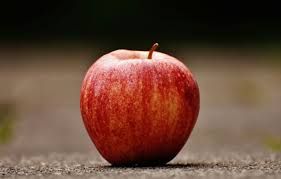
#> input picture apple.jpg, 281 x 179 px, found by its file name
$ python threshold.py
#> lines starting #> are read from the running program, lines starting #| are printed output that depends on the picture; after the words box and inside, x2 and y2 are one past the last pixel; in counts of white or black regions, pixels touching at a corner belong together
import os
import cv2

img_path = r'D:\PYTHON\open_CV\apple.jpg'

img = cv2.imread(img_path)
#> img is the input picture: shape (179, 281, 3); mean B, G, R 55.9, 70.6, 101.7
cv2.imshow('frame',img)

#Thresholding
img_gray = cv2.cvtColor(img, cv2.COLOR_BGR2GRAY)
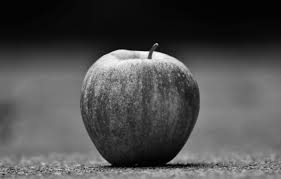
#> img_gray: shape (179, 281); min 0, max 252, mean 78.2
ret, thresh = cv2.threshold(img_gray, 80,255,cv2.THRESH_BINARY)
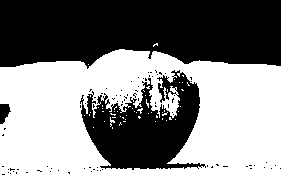
#> thresh: shape (179, 281); 52% white; 84 black regions (81 under 20 px), largest, box (x1, y1, x2, y2) and area: (0, 0, 281, 69) 16912, (80, 70, 206, 170) 6915, (0, 104, 11, 124) 153
thresh = cv2.blur(thresh,(10,10))
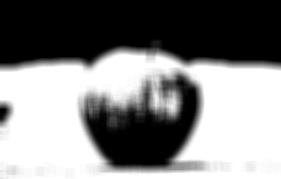
#> thresh: shape (179, 281); min 0, max 255, mean 131.8
ret, thresh = cv2.threshold(thresh, 80,255,cv2.THRESH_BINARY)
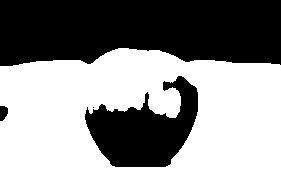
#> thresh: shape (179, 281); 55.5% white; 4 black regions (1 under 20 px), largest, box (x1, y1, x2, y2) and area: (0, 0, 281, 66) 16554, (85, 76, 198, 167) 5752, (0, 106, 8, 121) 97


cv2.imshow('thresh', thresh)

cv2.waitKey(0)

$ run again, with buttt.jpg copied over apple.jpg
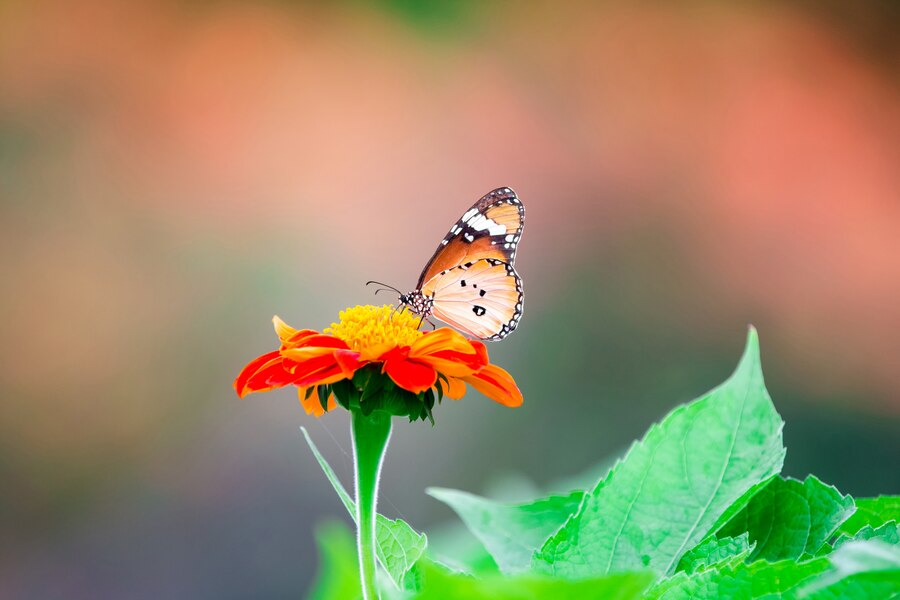
#> input picture buttt.jpg, 900 x 600 px, found by its file name
#> img is the input picture: shape (600, 900, 3); mean B, G, R 101.9, 138, 152
#> `img_gray = cv2.cvtColor(img, cv2.COLOR_BGR2GRAY)`:
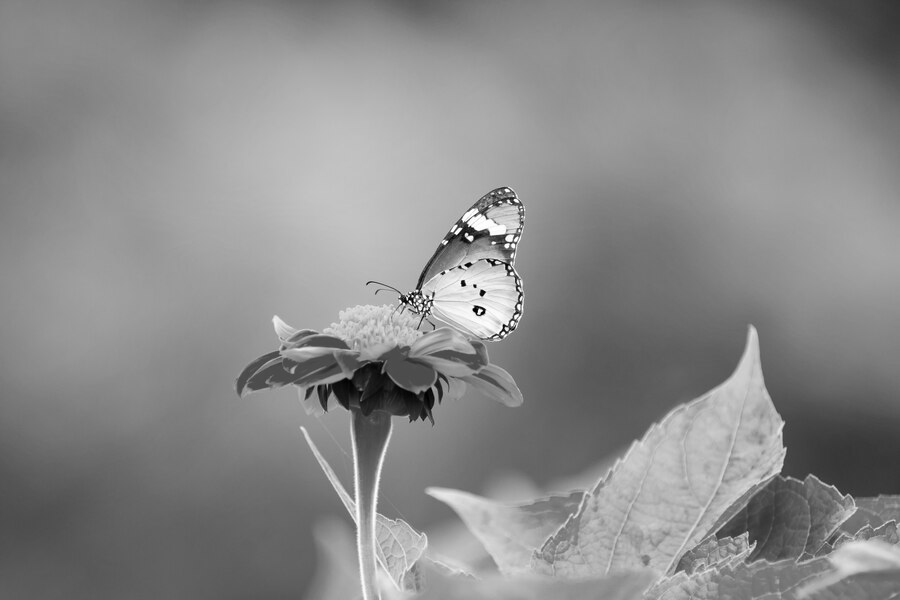
#> img_gray: shape (600, 900); min 1, max 255, mean 138.1
#> `ret, thresh = cv2.threshold(thresh, 80,255,cv2.THRESH_BINARY)`:
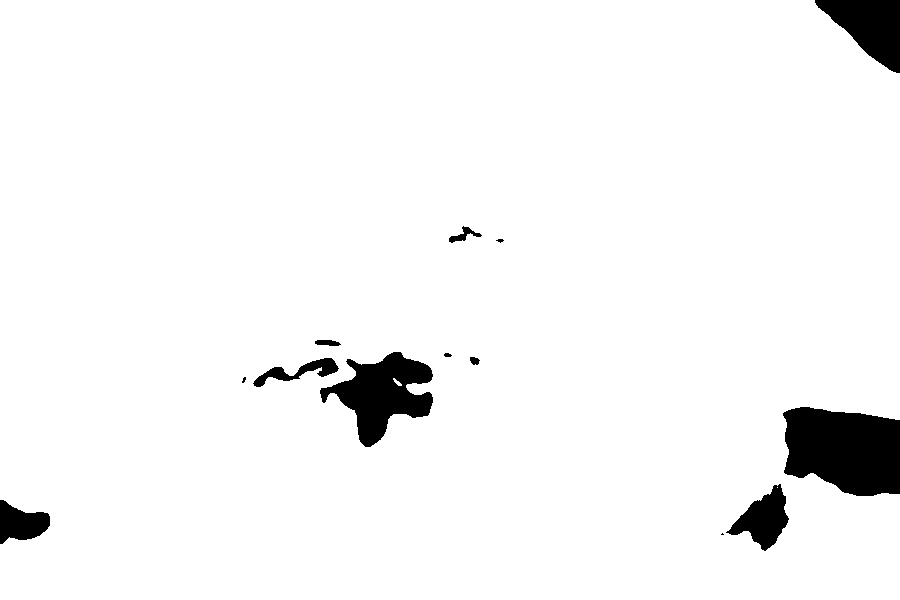
#> thresh: shape (600, 900); 95.9% white; 13 black regions (3 under 20 px), largest, box (x1, y1, x2, y2) and area: (783, 407, 900, 496) 8451, (320, 352, 433, 447) 5380, (815, 0, 900, 73) 3571

$ run again, with paper.png saved as apple.jpg
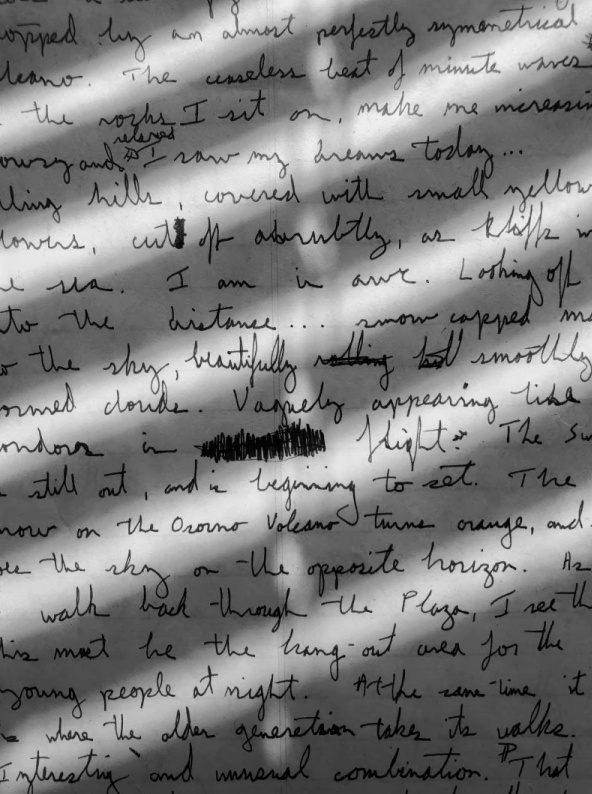
#> input picture paper.png, 592 x 794 px, found by its file name
#> img is the input picture: shape (794, 592, 3); min 0, max 243, mean 126.1
#> `ret, thresh = cv2.threshold(img_gray, 80,255,cv2.THRESH_BINARY)`:
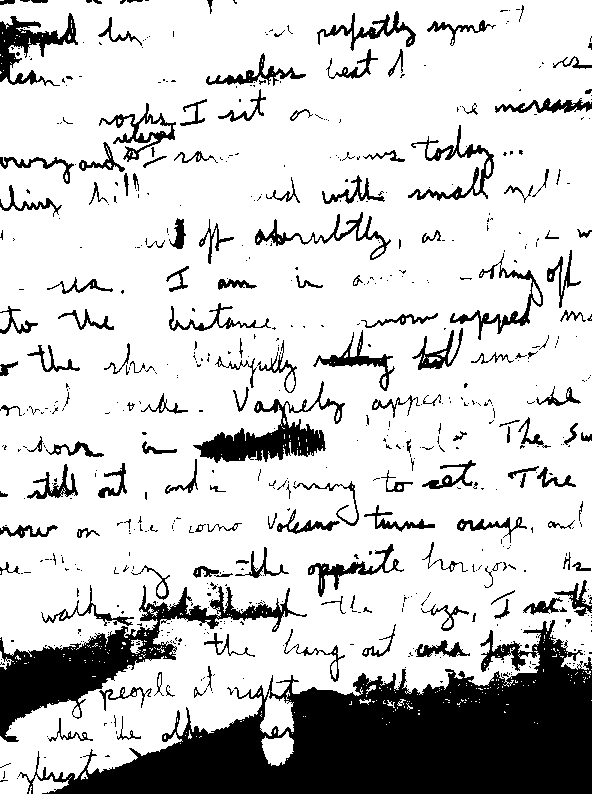
#> thresh: shape (794, 592); 80% white; 642 black regions (493 under 20 px), largest, box (x1, y1, x2, y2) and area: (18, 620, 592, 794) 46899, (0, 585, 307, 742) 10426, (193, 381, 345, 463) 3640
#> `ret, thresh = cv2.threshold(thresh, 80,255,cv2.THRESH_BINARY)`:
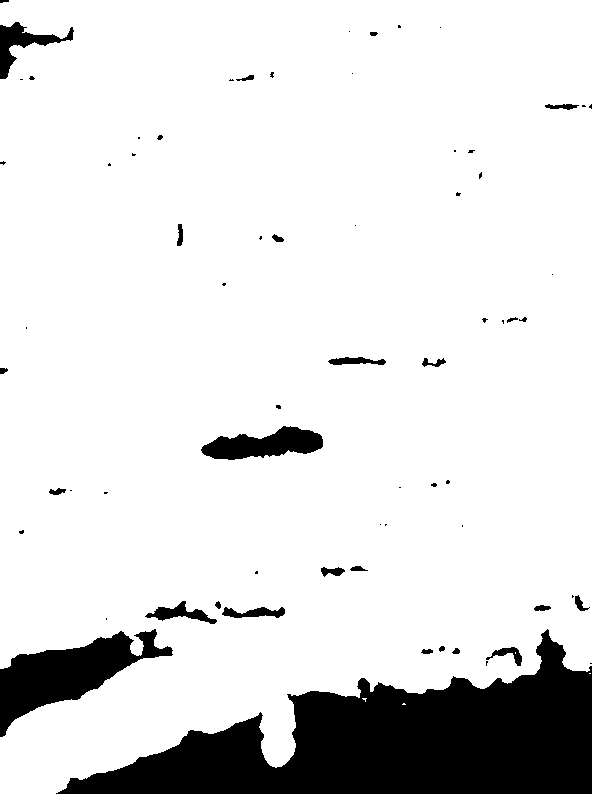
#> thresh: shape (794, 592); 87.8% white; 68 black regions (40 under 20 px), largest, box (x1, y1, x2, y2) and area: (56, 629, 592, 794) 43320, (0, 629, 173, 737) 7278, (201, 426, 323, 460) 2514
